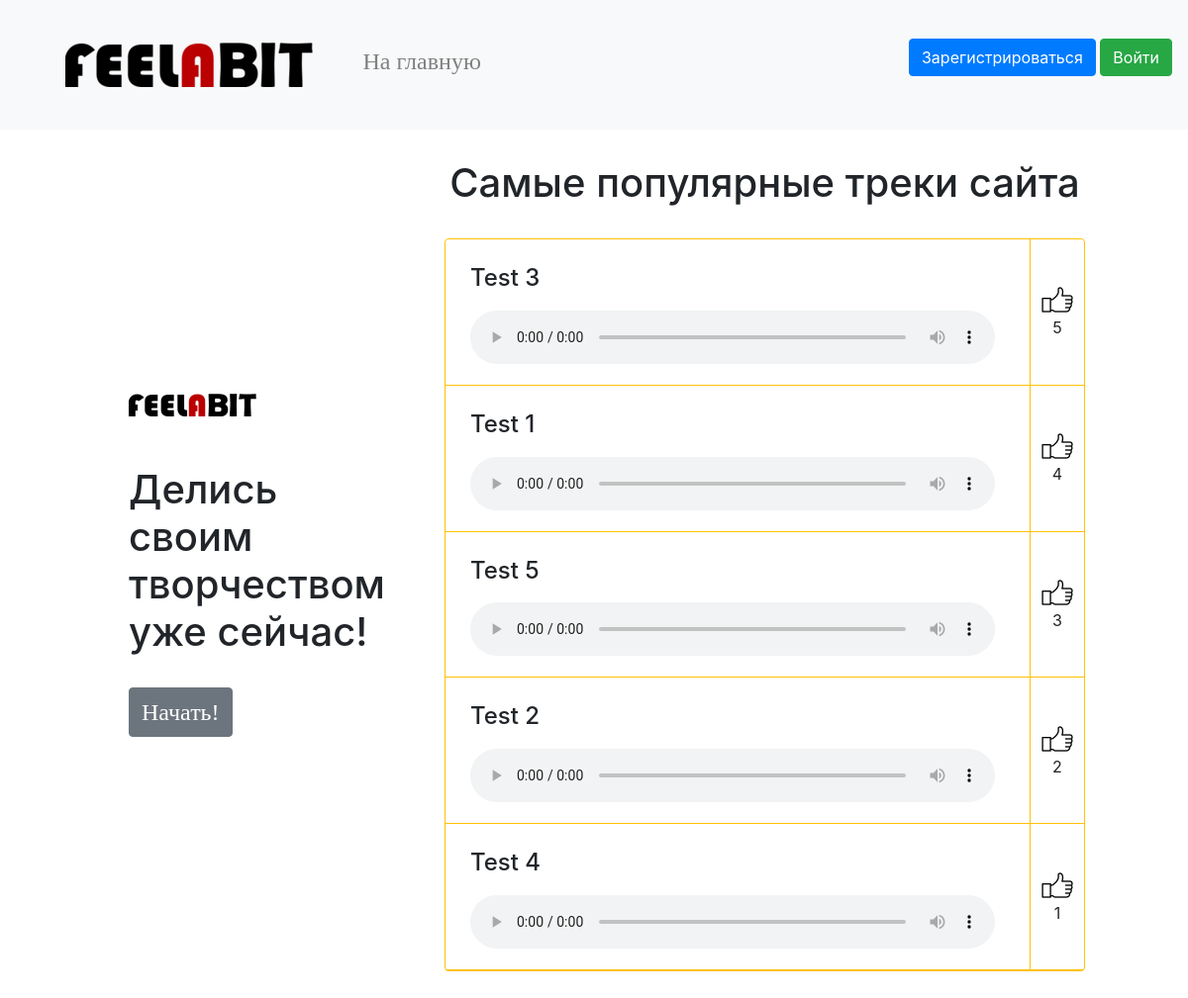
Before: /index/ with the older database file.
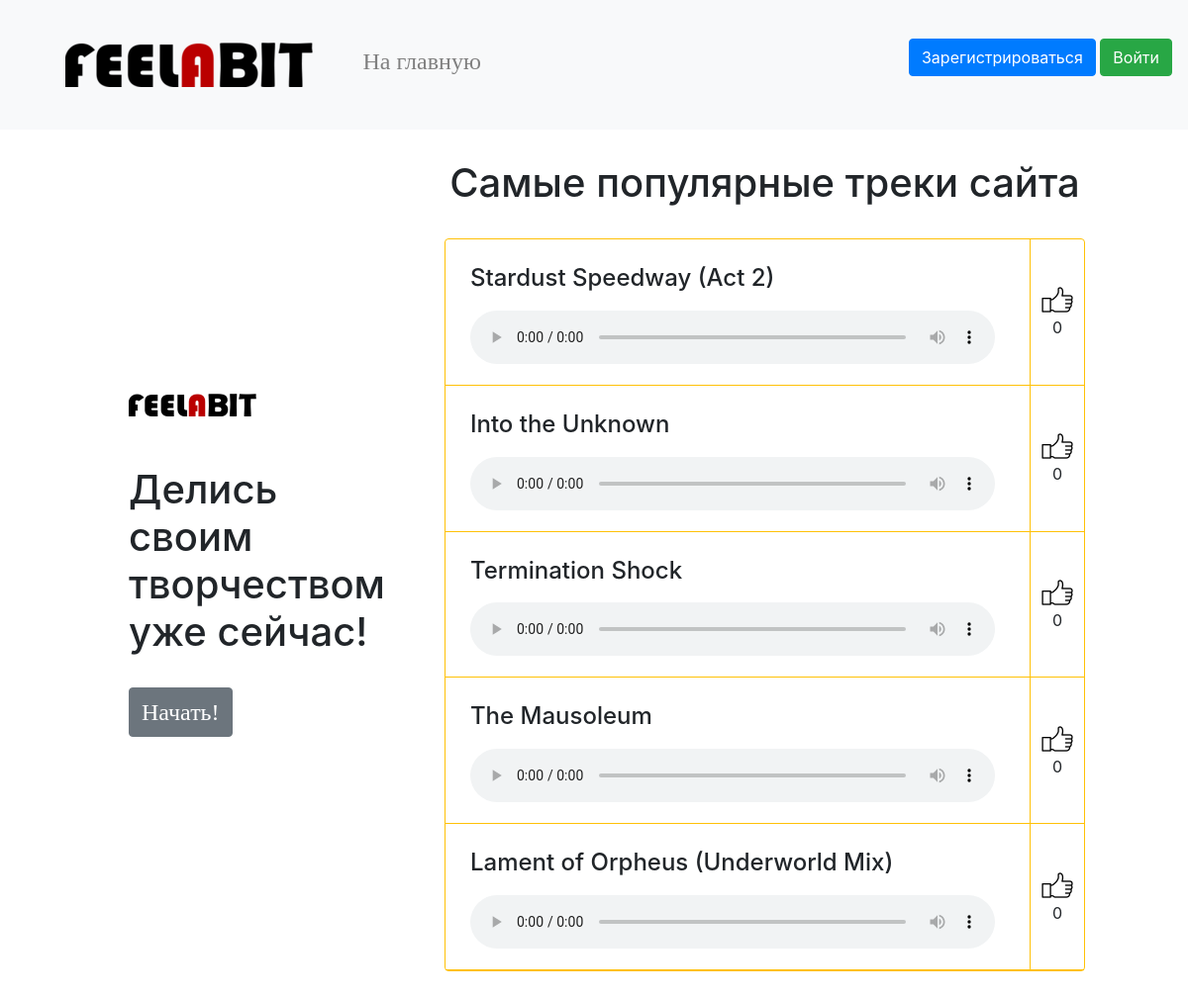
After: the same page with the newer database file.
### data/audio.py (models this page shows, shortened)
class Audio(SqlAlchemyBase, SerializerMixin):
    __tablename__ = 'audio'
    id = sqlalchemy.Column(sqlalchemy.Integer, primary_key=True, autoincrement=True)
    file = sqlalchemy.Column(sqlalchemy.String, nullable=True)
    publisher = sqlalchemy.Column(sqlalchemy.Integer, sqlalchemy.ForeignKey('users.id'))
    name = sqlalchemy.Column(sqlalchemy.String, nullable=True)
    author = sqlalchemy.Column(sqlalchemy.String, nullable=True)
    genre = sqlalchemy.Column(sqlalchemy.String, nullable=True)
    duration = sqlalchemy.Column(sqlalchemy.Integer, nullable=True)
    likes = sqlalchemy.Column(sqlalchemy.Integer, default=0)
    dislikes = sqlalchemy.Column(sqlalchemy.Integer, default=0)
    likers = sqlalchemy.Column(sqlalchemy.String, nullable=True)
    dislikers = sqlalchemy.Column(sqlalchemy.String, nullable=True)
    comments = sqlalchemy.Column(sqlalchemy.String, default='')
    publish_date = sqlalchemy.Column(sqlalchemy.DateTime, default=datetime.datetime.now)
    modified_date = sqlalchemy.Column(sqlalchemy.DateTime, default=datetime.datetime.now)

### main.py (the view)
@app.route('/')
@app.route('/index/')
def index():
    db_sess = db_session.create_session()
    auds = db_sess.query(Audio).all()
    auds = sorted(auds, key=lambda x: x.likes, reverse=True)
    auds = [auds[i] for i in range(5 if len(auds) >= 5 else len(auds))]
    pop_auds = []
    for audio in auds:
        pop_auds.append([audio.name, audio.file, audio.likes])
    return render_template('title.html', popular_audios=pop_auds, pop_len=len(pop_auds))

### data/db_session.py (called while the page is built)
def create_session() -> Session:
    global __factory
    return __factory()

### templates/title.html (shortened to what this page needs)
{% extends "base.html" %}
{% block content %}
    <table cellspacing="0" cellpadding="30" class="anim">
        <tr>
            <td width="1000">
                <div>
                    {% set otc = "margin-bottom: 50px;" %}
                    {% if pop_len < 5 %}
                        {% set otc = otc + "margin-top: 0px;" %}
                    {% endif %}
                    <img src="/static/img/feel_logo.png" width="50%" height="50%"
                         style="{{ otc }}"/><br>
                    <h1>Делись своим творчеством уже сейчас!</h1><br>
                    <a href="/main" class="btn btn-secondary"><font size="5" face="Trebuchet MS">Начать!</font></a>
                </div>
            </td>
            <td style="vertical-align: middle" align="center">
                <h1>Самые популярные треки сайта</h1><br>
                <div class="border rounded border-warning">
                    {% for audio in popular_audios %}
                    <table>
                        <tr class="border-bottom border-warning">
                            <td class="border-right border-warning" style="padding: 5px">
                                <h4 style="padding-top: 20px;padding-bottom: 10px;padding-left: 20px">{{ audio[0] }}</h4>
                                <audio class="audio-title" src="{{ audio[1] }}" controls></audio>
                            </td>
                            <td align="center">
                                <img align="center" src="/static/img/thumb.png" style="padding-left: 10px; padding-right: 10px"/><br>
                                <bdo dir="ltr">{{ audio[2] }}</bdo>
                            </td>
                        </tr>
                    </table>
                    {% endfor %}
                </div>
            </td>
        </tr>
    </table>
{% endblock %}

### templates/base.html (shortened to what this page needs)
<!doctype html>
<html lang="en" xmlns:padding-left="http://www.w3.org/1999/xhtml" xmlns:padding-right="http://www.w3.org/1999/xhtml">
<head>
    <link rel="stylesheet"
          href="https://stackpath.bootstrapcdn.com/bootstrap/4.4.1/css/bootstrap.min.css"
>
    <link rel="stylesheet" type="text/css" href="/static/css/style.css" />
</head>
<body>
<header>
    <nav class="navbar navbar-light bg-light">
        <div>
            <a href="/"><img src="/static/img/feel_logo.png" hspace="50" vspace="30" class="navbar-brand"/></a>
            <a href="/main" style="margin-left: 30px"><font size="5" face="Trebuchet MS" color="grey">На главную</font></a>
        </div>
        {% if current_user.is_authenticated %}
            <div>
                <img src="{{ current_user.avatar_img }}" width="48px" height="48px"
                     class="border rounded-circle border-danger" style="margin-bottom: 10px"/>
                <select style="border: 0px;font-size: 20px;margin-right: 20px" class="bg-light" onChange="window.location.href=this.value">
                    <option selected disabled hidden>{{ current_user.name }} {{ current_user.surname }}</option>
                    <option value="/user/{{ current_user.id }}">Профиль</option>
                    <option value="/logout">Выйти</option>
                </select>
            </div>
        {% else %}
            <p>
                <a class="btn btn-primary " href="/register">Зарегистрироваться</a>
                <a class="btn btn-success" href="/login">Войти</a>
            </p>
        {% endif %}
    </nav>
</header>
<div style="margin-left: 100px;margin-right: 100px">
    {% block content %}{% endblock %}
</div>
</body>
</html>

### static/css/style.css (style rules this page uses)
.audio-title { margin-left: 20px; margin-right: 30px; margin-bottom: 10px; width: 530px }
.anim { opacity: 0; animation: ani 0.5s forwards; }

Changed rows visible on the page:
removed Audio: name "Test 3", likes "5"
removed Audio: name "Test 1", likes "4"
removed Audio: name "Test 5", likes "3"
removed Audio: name "Test 2", audio "2"
removed Audio: name "Test 4", publisher "1"
added Audio: name "Stardust Speedway (Act 2)", audio "0"
added Audio: name "Into the Unknown", audio "0"
added Audio: name "Termination Shock", audio "0"
added Audio: name "The Mausoleum", audio "0"
added Audio: name "Lament of Orpheus (Underworld Mix)", audio "0"
